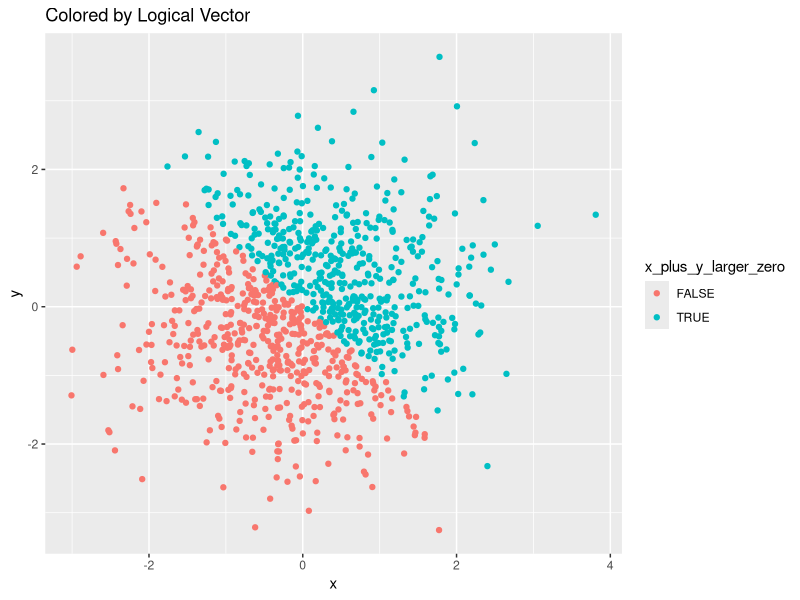
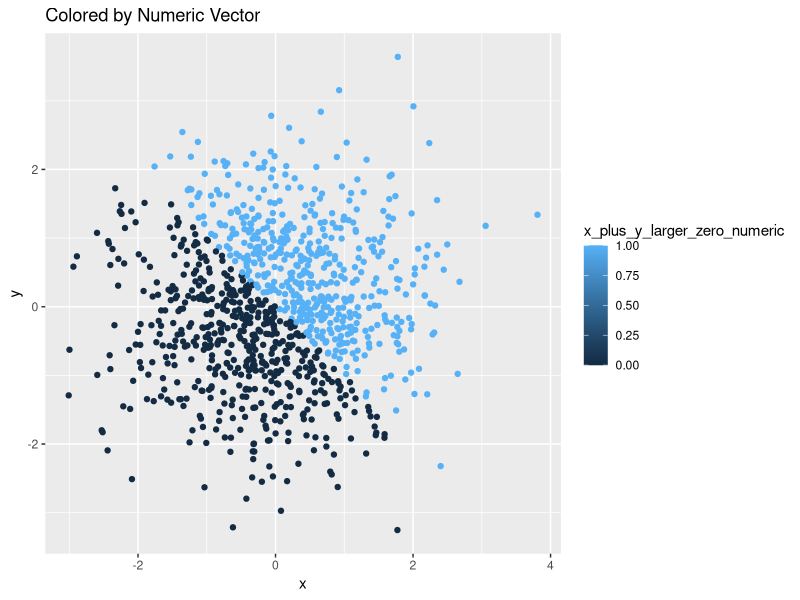
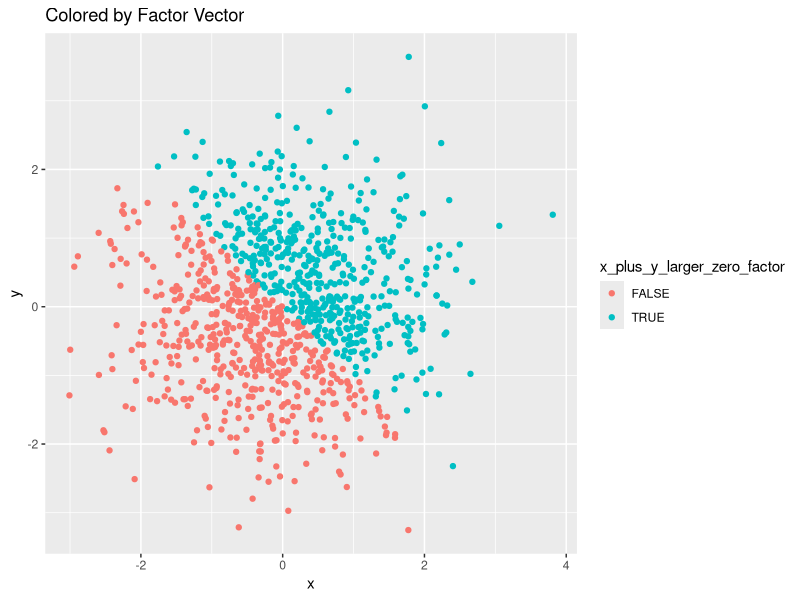

These figures' R source, in order:
## ---- chunk 1
library(tidyverse)
library(ggplot2)
## ---- chunk 2

uniform_sample_vector = runif(10, 0, 5)

greater_than_two = uniform_sample_vector > 2

factor_vector = as.factor(c("a", "a", "a", "a", "a", "a", "b", "b", "b", "b"))

character_vector = c("a", "b", "c", "d", "e", "f", "g", "h", "i", "j")

## ---- chunk 3
mean(uniform_sample_vector)
mean(greater_than_two)
mean(factor_vector)
mean(character_vector)

## ---- chunk 4

as.numeric(greater_than_two)
as.numeric(factor_vector)
as.numeric(character_vector)


## ---- chunk 5

as.numeric(as.factor(character_vector))
as.numeric(as.character(factor_vector))


## ---- chunk 6

set.seed(1)

plot_df = tibble(
  x = rnorm(1000),
  y = rnorm(1000),
  x_plus_y_larger_zero = (x + y) > 0,
  x_plus_y_larger_zero_numeric = as.numeric(x_plus_y_larger_zero),
  x_plus_y_larger_zero_factor = as.factor(x_plus_y_larger_zero)
)

## ---- chunk 7
ggplot(plot_df, aes(x = x, y = y, color = x_plus_y_larger_zero)) + labs(title = "Colored by Logical Vector") + geom_point()


ggplot(plot_df, aes(x = x, y = y, color = x_plus_y_larger_zero_numeric )) + labs(title = "Colored by Numeric Vector") + geom_point()


ggplot(plot_df, aes(x = x, y = y, color = x_plus_y_larger_zero_factor )) + labs(title = "Colored by Factor Vector") + geom_point()





